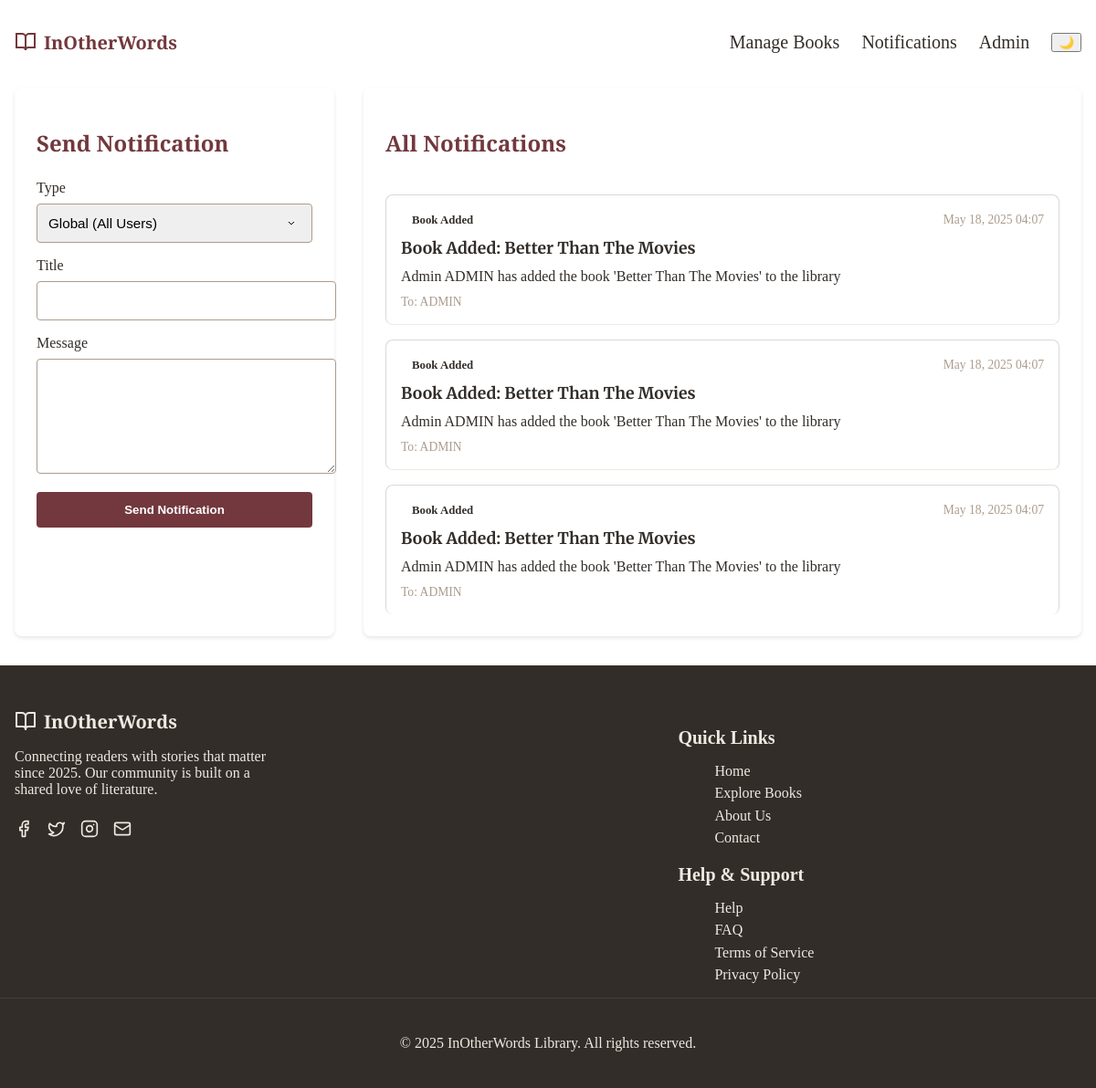
Screenshot of /library-admin/notifications/ (signed in) with the database file from the repository.
### books/models.py (models this page shows, shortened)
class Notification(models.Model):
    NOTIFICATION_TYPES = [
        ('personal', 'Personal'),
        ('global', 'Global'),
        ('system', 'System'),
        ('book_added', 'Book Added'),
        ('book_edited', 'Book Edited'),
        ('book_removed', 'Book Removed'),
        ('book_borrowed', 'Book Borrowed'),
        ('book_returned', 'Book Returned'),
    ]
    recipient = models.ForeignKey(User, on_delete=models.CASCADE, related_name='notifications_received', null=True, blank=True)
    sender = models.ForeignKey(User, on_delete=models.SET_NULL, related_name='notifications_sent', null=True, blank=True)
    title = models.CharField(max_length=200)
    message = models.TextField()
    notification_type = models.CharField(max_length=20, choices=NOTIFICATION_TYPES)
    created_at = models.DateTimeField(auto_now_add=True)
    is_read = models.BooleanField(default=False)
    related_book = models.ForeignKey('Book', on_delete=models.SET_NULL, null=True, blank=True)
    class Meta:
        ordering = ['-created_at']

### books/views_notifications.py (the view, shortened to what this page needs)
# urls.py: path('library-admin/notifications/', admin_notifications, name='admin-notifications'),
@user_passes_test(is_admin)
def admin_notifications(request):
    notifications = Notification.objects.filter(
        Q(sender=request.user) |  # Notifications sent by this admin
        Q(recipient=request.user) |  # Notifications received by this admin
        Q(notification_type__in=['book_added', 'book_edited', 'book_removed', 'book_borrowed', 'book_returned'])  # Book-related notifications
    ).order_by('-created_at')
    users = User.objects.filter(is_staff=False)  # Get non-staff users for recipient selection
    return render(request, 'notifications-admin.html', {
        'notifications': notifications,
        'users': users
    })

### books/views_notifications.py (called while the page is built)
def is_admin(user):
    return user.is_staff

### Templates/notifications-admin.html (shortened to what this page needs)
{% extends 'base.html' %}
{% load static %}
{% block content %}
<div class="notifications-container">
    <div class="notifications-grid">
        <div class="send-notification-card">
            <h2>Send Notification</h2>
            <form method="POST">
                <div class="form-group">
                    <label for="notification_type">Type</label>
                    <select class="form-control" id="notification_type" name="notification_type" required>
                        <option value="global">Global (All Users)</option>
                    </select>
                </div>
                <div class="form-group">
                    <label for="title">Title</label>
                    <input type="text" class="form-control" id="title" name="title" required>
                </div>
                <div class="form-group">
                    <label for="message">Message</label>
                    <textarea class="form-control" id="message" name="message" rows="3" required></textarea>
                </div>
                <button type="submit" class="btn-send">Send Notification</button>
            </form>
        </div>
        <div class="notifications-list">
            <h2>All Notifications</h2>
            {% if notifications %}
                {% for notification in notifications %}
                    <div class="notification-card">
                        <div class="notification-header">
                            <span class="notification-type type-{{ notification.notification_type }}">
                                {{ notification.get_notification_type_display }}
                            </span>
                            <span class="notification-date">{{ notification.created_at|date:"M d, Y H:i" }}</span>
                        </div>
                        <h3 class="notification-title">{{ notification.title }}</h3>
                        <p class="notification-message">{{ notification.message }}</p>
                        <div class="notification-meta">
                            {% if notification.recipient %}
                                <span>To: {{ notification.recipient.username }}</span>
                            {% endif %}
                        </div>
                    </div>
                {% endfor %}
            {% else %}
                <p>No notifications found.</p>
            {% endif %}
        </div>
    </div>
</div>
{% endblock %}

### Templates/base.html (shortened to what this page needs)
{% load static %}
<!DOCTYPE html>
<html lang="en" data-theme="light">
  <head>
    <link rel="stylesheet" href="{% static 'css/Navbar_Footer.css' %}" />
    <link rel="stylesheet" href="{% static 'css/notifications.css' %}" />
  </head>
  <body>
    <nav class="navbar">
      <div class="nav-container">
        <div class="nav-logo">
          <svg
            width="24"
            height="24"
            viewBox="0 0 24 24"
            fill="none"
            stroke="currentColor"
            stroke-width="2"
          >
            <path d="M2 3h6a4 4 0 0 1 4 4v14a3 3 0 0 0-3-3H2z"></path>
            <path d="M22 3h-6a4 4 0 0 0-4 4v14a3 3 0 0 1 3-3h7z"></path>
          </svg>
          <span>InOtherWords</span>
        </div>
        <div class="nav-menu">
          {% if user.is_authenticated %} {% if user.is_staff %}
          <div class="dropdown">
            <a
              href="{% url 'books_admin:admin_book_management' %}"
              class="nav-link"
              >Manage Books</a
            >
          </div>
          <div class="dropdown">
            <a href="{% url 'admin-notifications' %}" class="nav-link"
              >Notifications</a
            >
          </div>
          <div class="dropdown">
            <a href="#" class="nav-link">Admin</a>
          </div>
          {% endif %} {% else %}
          <a href="{% url 'login' %}" class="nav-link">Sign In</a>
          <a href="{% url 'signup' %}" class="nav-link">Sign Up</a>
          {% endif %}
          <button id="theme" aria-label="Toggle theme">🌙</button>
        </div>
      </div>
    </nav>
    <main>{% block content %}{% endblock %}</main>
    <footer class="footer">
      <div class="footer-content">
        <div class="footer-brand">
          <div class="footer-logo">
            <svg
              width="24"
              height="24"
              viewBox="0 0 24 24"
              fill="none"
              stroke="currentColor"
              stroke-width="2"
              stroke-linecap="round"
              stroke-linejoin="round"
              class="logo-icon"
            >
              <path d="M2 3h6a4 4 0 0 1 4 4v14a3 3 0 0 0-3-3H2z"></path>
              <path d="M22 3h-6a4 4 0 0 0-4 4v14a3 3 0 0 1 3-3h7z"></path>
            </svg>
            <span>InOtherWords</span>
          </div>
          <p>
            Connecting readers with stories that matter since 2025. Our
            community is built on a shared love of literature.
          </p>
          <div class="social-links">
            <a href="#" aria-label="Facebook">
              <svg
                width="20"
                height="20"
                viewBox="0 0 24 24"
                fill="none"
                stroke="currentColor"
                stroke-width="2"
                stroke-linecap="round"
                stroke-linejoin="round"
              >
                <path
                  d="M18 2h-3a5 5 0 0 0-5 5v3H7v4h3v8h4v-8h3l1-4h-4V7a1 1 0 0 1 1-1h3z"
                ></path>
              </svg>
            </a>
            <a href="#" aria-label="Twitter">
              <svg
                width="20"
                height="20"
                viewBox="0 0 24 24"
                fill="none"
                stroke="currentColor"
                stroke-width="2"
                stroke-linecap="round"
                stroke-linejoin="round"
              >
                <path
                  d="M22 4s-.7 2.1-2 3.4c1.6 10-9.4 17.3-18 11.6 2.2.1 4.4-.6 6-2C3 15.5.5 9.6 3 5c2.2 2.6 5.6 4.1 9 4-.9-4.2 4-6.6 7-3.8 1.1 0 3-1.2 3-1.2z"
                ></path>
              </svg>
            </a>
            <a href="#" aria-label="Instagram">
            </a>
            <a href="#" aria-label="Email">
              <svg
                width="20"
                height="20"
                viewBox="0 0 24 24"
                fill="none"
                stroke="currentColor"
                stroke-width="2"
                stroke-linecap="round"
                stroke-linejoin="round"
              >
                <rect width="20" height="16" x="2" y="4" rx="2"></rect>
                <path d="m22 7-8.97 5.7a1.94 1.94 0 0 1-2.06 0L2 7"></path>
              </svg>
            </a>
          </div>
        </div>
        <div class="footer-links">
          <div class="footer-section">
            <h3>Quick Links</h3>
            <ul>
              <li><a href="{% url 'home' %}">Home</a></li>
              <li><a href="{% url 'home' %}">Explore Books</a></li>
              <li><a href="{% url 'about' %}">About Us</a></li>
              <li><a href="#">Contact</a></li>
            </ul>
          </div>
          <div class="footer-section">
            <h3>Help & Support</h3>
            <ul>
              <li><a href="{% url 'help-center' %}">Help</a></li>
              <li><a href="{% url 'faq' %}">FAQ</a></li>
              <li><a href="{% url 'terms' %}">Terms of Service</a></li>
              <li><a href="{% url 'privacy' %}">Privacy Policy</a></li>
            </ul>
          </div>
        </div>
      </div>
      <div class="footer-bottom">
        <p>
          &copy; <span class="current-year"></span> InOtherWords Library. All
          rights reserved.
        </p>
      </div>
    </footer>
  </body>
</html>

### Static/css/Navbar_Footer.css (style rules this page uses)
body { margin: 0; padding: 0; overflow-x: hidden; width: 100%; min-height: 100vh; box-sizing: border-box; }
:root { --dark-brown: #322d29; --brand-red: #72383d; --warm-taupe: #ac9c8d; --light-gray: #d9d9d9; --cream: #efe9e1; }
.navbar { position: fixed; top: 0; left: 0; right: 0; z-index: 1000; padding: 1rem 0; font-size: 20px; background: transparent !important; transition: all 0.3s ease; }
.nav-container { max-width: 1280px; margin: 0 auto; padding: 0 1rem; display: flex; align-items: center; height: 60px; gap: 2rem; }
.nav-logo { display: flex; align-items: center; gap: 0.5rem; color: var(--brand-red); font-family: 'Playfair Display', serif; font-weight: 700; font-size: 1.25rem; white-space: nowrap; flex-shrink: 0; }
.nav-menu { display: flex; align-items: center; gap: 1.5rem; white-space: nowrap; flex-shrink: 0; margin-left: auto; }
.nav-link { color: var(--dark-brown); text-decoration: none; transition: all 0.3s ease; white-space: nowrap; }
.footer { background-color: var(--dark-brown); color: var(--cream); width: 100vw; margin: 0; padding: 3rem 0 0; position: relative; left: 50%; right: 50%; margin-left: -50vw; margin-right: -50vw; box-sizing: border-box; }
.footer-content { max-width: 1200px; margin: 0 auto; padding: 0 1rem; display: grid; grid-template-columns: 1.5fr 1fr; gap: 4rem; box-sizing: border-box; }
.footer-brand { max-width: 300px; }
.footer-logo { display: flex; align-items: center; gap: 0.5rem; margin-bottom: 1rem; color: var(--cream); font-family: 'Playfair Display', serif; font-weight: 800; font-size: 1.25rem; }
.social-links { display: flex; flex-wrap: wrap; gap: 1rem; margin-top: 1.5rem; }
.social-links a { color: var(--cream); transition: var(--transition); }
.footer-section h3 { margin-bottom: 1rem; font-size: 1.25rem; }
.footer-section ul { list-style: none; }
.footer-section ul li { margin-bottom: 0.4rem; }
.footer-section a { color: var(--cream); text-decoration: none; transition: var(--transition); }
.footer-bottom { width: 100%; margin: 0; padding: 1.5rem 0; text-align: center; border-top: 1px solid rgba(239, 233, 225, 0.1); background-color: var(--dark-brown); }
.dropdown { position: relative; display: inline-block; }
.dropdown::after { content: ''; position: absolute; height: 20px; width: 100%; bottom: -20px; left: 0; }

### Static/css/notifications.css (style rules this page uses)
:root { --dark-brown: #322d29; --brand-red: #72383d; --warm-taupe: #ac9c8d; --light-gray: #d9d9d9; --cream: #efe9e1; }
.notifications-container { max-width: 1200px; margin: 2rem auto; padding: 0 1rem; }
.notifications-list { display: flex; flex-direction: column; gap: 1rem; }
.notification-card { background-color: white; border: 1px solid var(--light-gray); border-radius: 8px; padding: 1.5rem; transition: all 0.3s ease; position: relative; overflow: hidden; }
.notification-header { display: flex; justify-content: space-between; align-items: center; margin-bottom: 1rem; }
.notification-meta { display: flex; align-items: center; gap: 1rem; }
.notification-type { color: var(--dark-brown); font-weight: 500; font-size: 0.9rem; }
.notification-date { color: var(--warm-taupe); font-size: 0.85rem; }
.notification-title { color: var(--dark-brown); font-size: 1.1rem; margin: 0 0 0.5rem 0; font-family: 'Merriweather', serif; }
.notification-message { color: var(--warm-taupe); line-height: 1.5; margin: 0 0 1rem 0; }
.nav-link { position: relative; }

### rows the page displays
Notification: notification_type "Book Added", created_at "May 18, 2025 04:07", title "Book Added: Better Than The Movies", message "Admin ADMIN has added the book 'Better Than The Movies' to the library", recipient.username "ADMIN"
Notification: notification_type "Book Added", created_at "May 18, 2025 04:07", title "Book Added: Better Than The Movies", message "Admin ADMIN has added the book 'Better Than The Movies' to the library", recipient.username "ADMIN"
Notification: notification_type "Book Added", created_at "May 18, 2025 04:07", title "Book Added: Better Than The Movies", message "Admin ADMIN has added the book 'Better Than The Movies' to the library", recipient.username "ADMIN"
